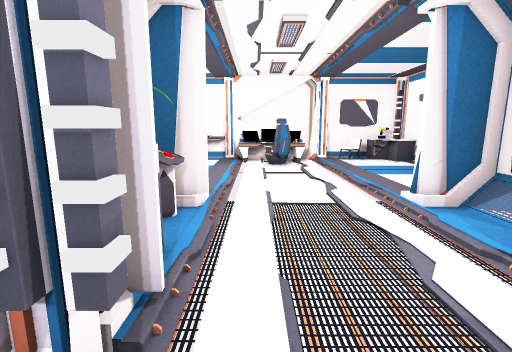
view 1 (above)

15 first-person views from a walk through a scene from a Unity 3-D project. The camera is 1.5 m above the floor, tilts 10° down and sees 85° across. The floor is counted in squares, 1 m on a side. Each view is taken from the middle of a square. On the plan, view 1 faces up. The plan holds only what a view shows up to about 14 squares ahead; the rest is blank. The place goes on beyond the plan. The player character is not drawn. Door leaves are left out, so doorways stand open. Some surface patterns are stand-ins.

view 2
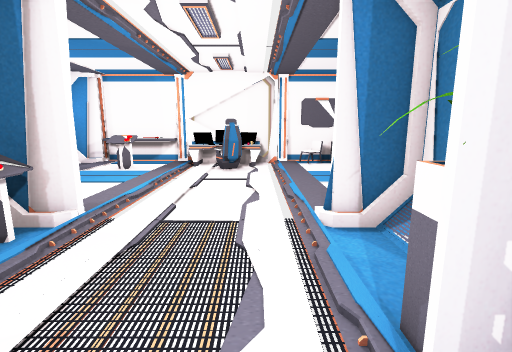

view 3
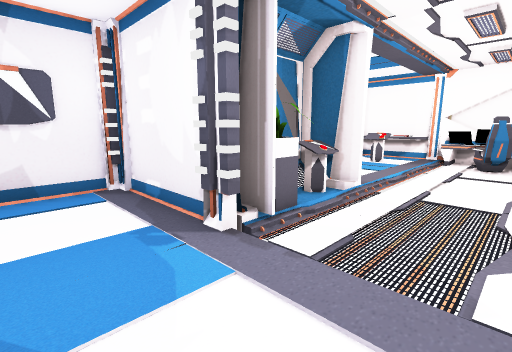

view 4
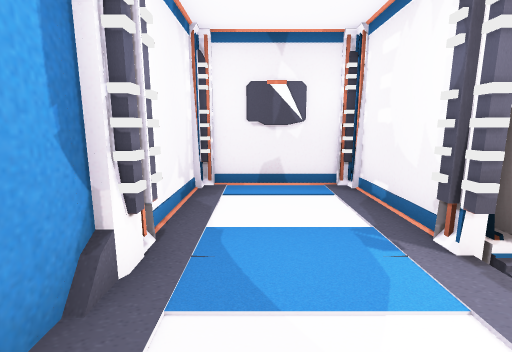

view 5
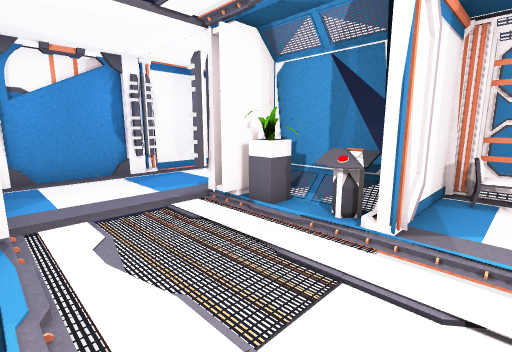

view 6
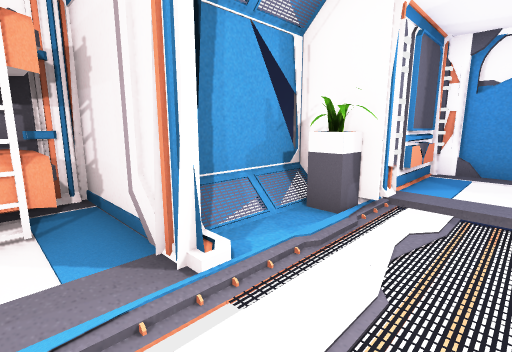

view 7
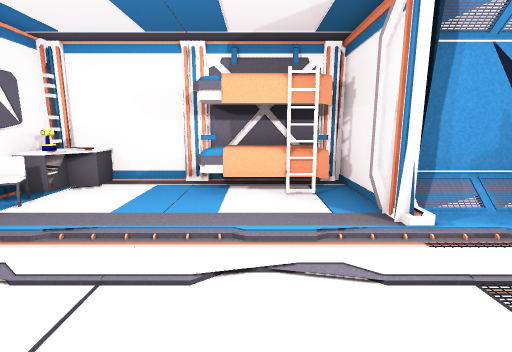

view 8
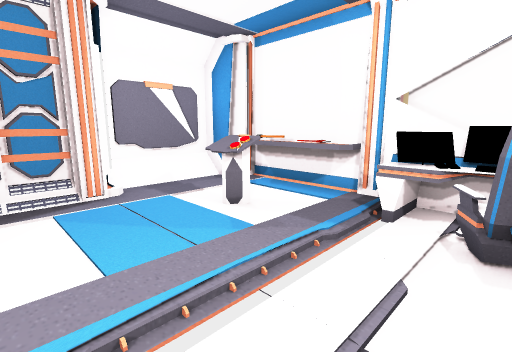

view 9
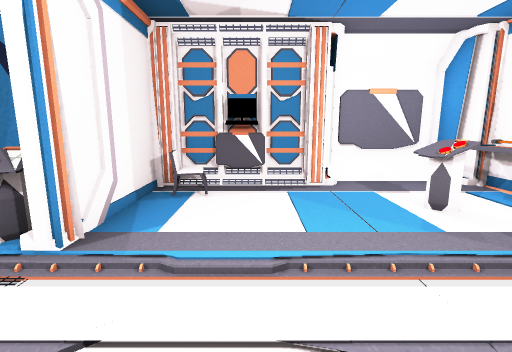

view 10
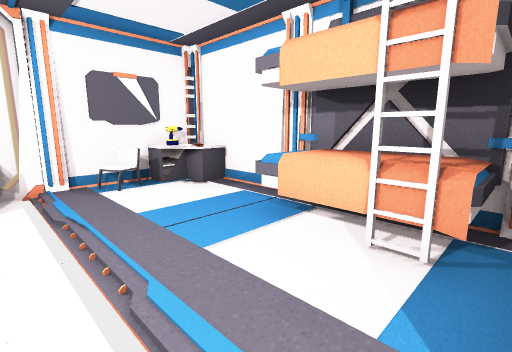

view 11
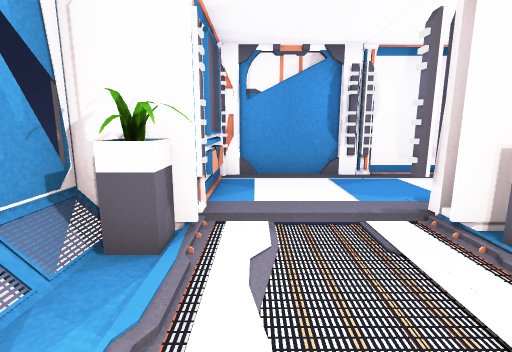

view 12
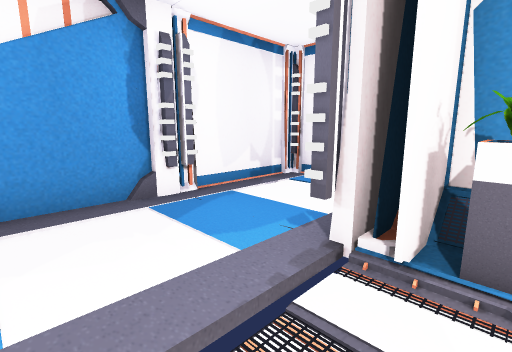

view 13
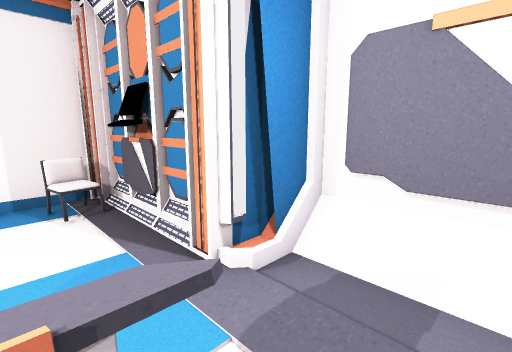

view 14
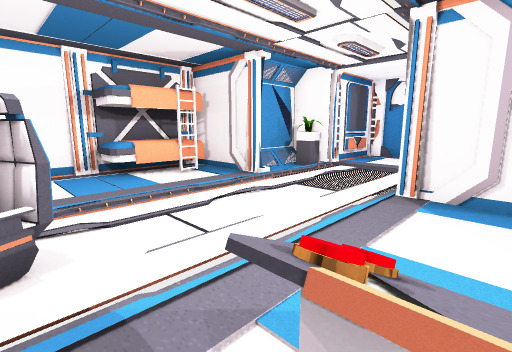

view 15
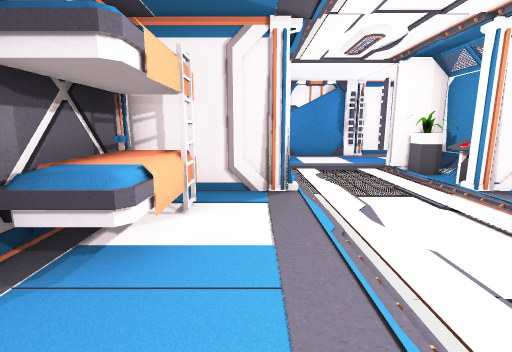

### Floor plan
Key: @ floor where view 1 was taken; # wall or solid block; . floor; / step, stairs or slope; D open door; = window, fence, low wall or low ledge; E desk; C chair; B bed; P plant; M computer; O other object.
Columns run from 6 left of view 1 to 7 right of it. Each row starts with its distance up from view 1.
 14  #OOO######OO#
 13 ##OOOEEEE.COO#
 12 #.....OO....O#
 11 #..O.........#
 10 ##...........#
  9  M.........BB#
  8  M.........BB#
  7  MC........BB#
  6  #C.##.../##B#
  5  ###OO.../####
  4    #P.... /=
  3    #/....P/=
  2  ####DDDDD##
  1  #.......#
  0  #....@..#
 -1  #.......O
 -2  #...##.##
 -3  #########

Where each view was taken, in squares from view 1:
view 1: 0 up, 0 right, facing up
view 2: 1 up, 2 right, facing up
view 3: 1 down, 2 right, facing up-left
view 4: 1 down, 2 right, facing left
view 5: 7 up, 3 right, facing down-left
view 6: 7 up, 1 right, facing down-right
view 7: 8 up, 1 left, facing right
view 8: 8 up, 1 right, facing up-left
view 9: 8 up, 2 right, facing left
view 10: 6 up, 2 right, facing up-right
view 11: 6 up, 2 right, facing down
view 12: 3 up, 2 right, facing down-left
view 13: 12 up, 3 left, facing down-left
view 14: 12 up, 3 left, facing down-right
view 15: 12 up, 4 right, facing down
